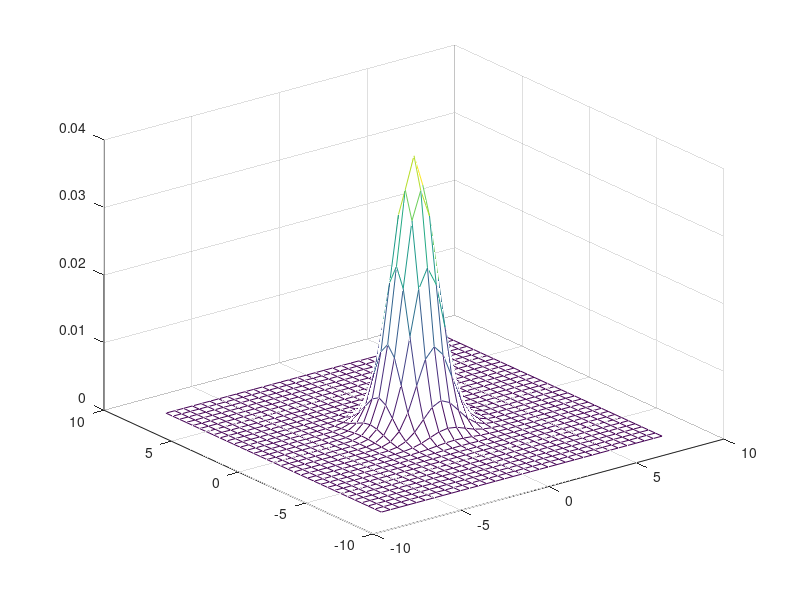

Here is the MATLAB script that generated this plot:
%3-D shaded surface plot

[X,Y] = meshgrid(-8:.5:8);

R=sqrt(X.^2 + Y.^2) + eps;
Z=sin(R)./R;

sigma=1
Z=exp(-X.^2/(2*sigma^2)-Y.^2/(2*sigma^2));
Z=Z./sum(Z(:));

mesh(X,Y,Z)
